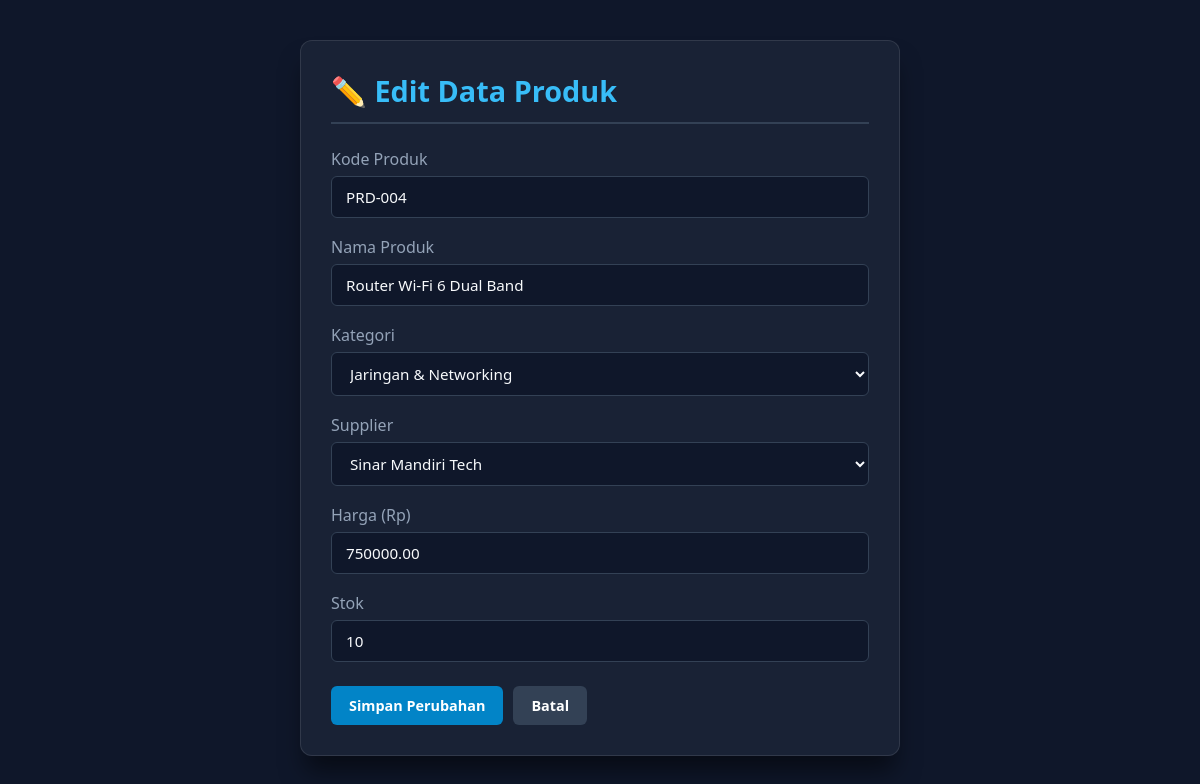
The app's page /edit.php?id=4 with its own data.
### tables this page shows
CREATE TABLE produk (
    id INT AUTO_INCREMENT PRIMARY KEY,
    kode_produk VARCHAR(20) UNIQUE NOT NULL,
    nama_produk VARCHAR(150) NOT NULL,
    kategori_id INT NOT NULL,
    supplier_id INT NOT NULL,
    harga DECIMAL(12, 2) NOT NULL,
    stok INT NOT NULL DEFAULT 0,
    created_at TIMESTAMP DEFAULT CURRENT_TIMESTAMP,
    FOREIGN KEY (kategori_id) REFERENCES kategori(id) ON DELETE CASCADE ON UPDATE CASCADE,
    FOREIGN KEY (supplier_id) REFERENCES supplier(id) ON DELETE CASCADE ON UPDATE CASCADE
);

CREATE TABLE kategori (
    id INT AUTO_INCREMENT PRIMARY KEY,
    nama_kategori VARCHAR(100) NOT NULL,
    created_at TIMESTAMP DEFAULT CURRENT_TIMESTAMP
);

CREATE TABLE supplier (
    id INT AUTO_INCREMENT PRIMARY KEY,
    nama_supplier VARCHAR(100) NOT NULL,
    kontak VARCHAR(50) NOT NULL,
    alamat TEXT,
    created_at TIMESTAMP DEFAULT CURRENT_TIMESTAMP
);

### functions.php (called while the page is built, shortened)
<?php
function e($string) {
    return htmlspecialchars($string ?? '', ENT_QUOTES, 'UTF-8');
}

### edit.php (the view, shortened to what this page needs)
<?php
require_once 'functions.php';
$db = Database::getInstance()->getConnection();
$id = isset($_GET['id']) ? (int)$_GET['id'] : 0;
$stmt = $db->prepare("SELECT * FROM produk WHERE id = :id");
$stmt->execute([':id' => $id]);
$produk = $stmt->fetch();
$kategoriList = $db->query("SELECT * FROM kategori ORDER BY nama_kategori ASC")->fetchAll();
$supplierList = $db->query("SELECT * FROM supplier ORDER BY nama_supplier ASC")->fetchAll();
?>
<!DOCTYPE html>
<html lang="id">
<head>
    <link rel="stylesheet" href="css/style.css">
</head>
<body>
    <div class="container" style="max-width: 600px;">
        <h2>✏️ Edit Data Produk</h2>
        <form action="edit.php?id=<?= $id; ?>" method="POST">
            <div class="form-group">
                <label>Kode Produk</label>
                <input type="text" name="kode_produk" value="<?= e($produk['kode_produk']); ?>" required>
            </div>
            <div class="form-group">
                <label>Nama Produk</label>
                <input type="text" name="nama_produk" value="<?= e($produk['nama_produk']); ?>" required>
            </div>
            <div class="form-group">
                <label>Kategori</label>
                <select name="kategori_id" required>
                    <?php foreach ($kategoriList as $k): ?>
                        <option value="<?= $k['id']; ?>" <?= ($k['id'] == $produk['kategori_id']) ? 'selected' : ''; ?>>
                            <?= e($k['nama_kategori']); ?>
                        </option>
                    <?php endforeach; ?>
                </select>
            </div>
            <div class="form-group">
                <label>Supplier</label>
                <select name="supplier_id" required>
                    <?php foreach ($supplierList as $s): ?>
                        <option value="<?= $s['id']; ?>" <?= ($s['id'] == $produk['supplier_id']) ? 'selected' : ''; ?>>
                            <?= e($s['nama_supplier']); ?>
                        </option>
                    <?php endforeach; ?>
                </select>
            </div>
            <div class="form-group">
                <label>Harga (Rp)</label>
                <input type="number" name="harga" min="0" step="100" value="<?= $produk['harga']; ?>" required>
            </div>
            <div class="form-group">
                <label>Stok</label>
                <input type="number" name="stok" min="0" value="<?= $produk['stok']; ?>" required>
            </div>
            <div style="display: flex; gap: 10px; margin-top: 24px;">
                <button type="submit" class="btn btn-primary">Simpan Perubahan</button>
                <a href="index.php" class="btn btn-secondary">Batal</a>
            </div>
        </form>
    </div>
</body>
</html>

### css/style.css (style rules this page uses)
* { margin: 0; padding: 0; box-sizing: border-box; font-family: 'Segoe UI', Tahoma, Geneva, Verdana, sans-serif; }
body { background-color: #0f172a; color: #f8fafc; min-height: 100vh; padding: 40px 20px; }
.container { max-width: 1300px; margin: 0 auto; background: rgba(30, 41, 59, 0.7); -webkit-backdrop-filter: blur(12px); backdrop-filter: blur(12px); border: 1px solid rgba(255, 255, 255, 0.1); border-radius: 12px; padding: 30px; box-shadow: 0 20px 25px -5px rgba(0, 0, 0, 0.5); overflow-x: auto; }
h2 { margin-bottom: 24px; font-size: 1.8rem; color: #38bdf8; border-bottom: 2px solid #334155; padding-bottom: 12px; }
input[type="text"], input[type="number"], select, textarea { width: 100%; padding: 10px 14px; background: #0f172a; border: 1px solid #334155; border-radius: 6px; color: #f8fafc; font-size: 0.95rem; outline: none; transition: border-color 0.2s; }
.form-group { margin-bottom: 18px; }
.form-group label { display: block; margin-bottom: 6px; color: #94a3b8; font-weight: 500; }
.btn { display: inline-block; padding: 10px 18px; border-radius: 6px; text-decoration: none; font-weight: 600; font-size: 0.9rem; border: none; cursor: pointer; transition: background 0.2s; }
.btn-primary { background: #0284c7; color: white; }
.btn-secondary { background: #334155; color: white; }

### records on screen
produk: kode_produk "PRD-004", nama_produk "Router Wi-Fi 6 Dual Band", kategori_id "Jaringan & Networking", supplier_id "Sinar Mandiri Tech", harga "750000.00", stok "10"
